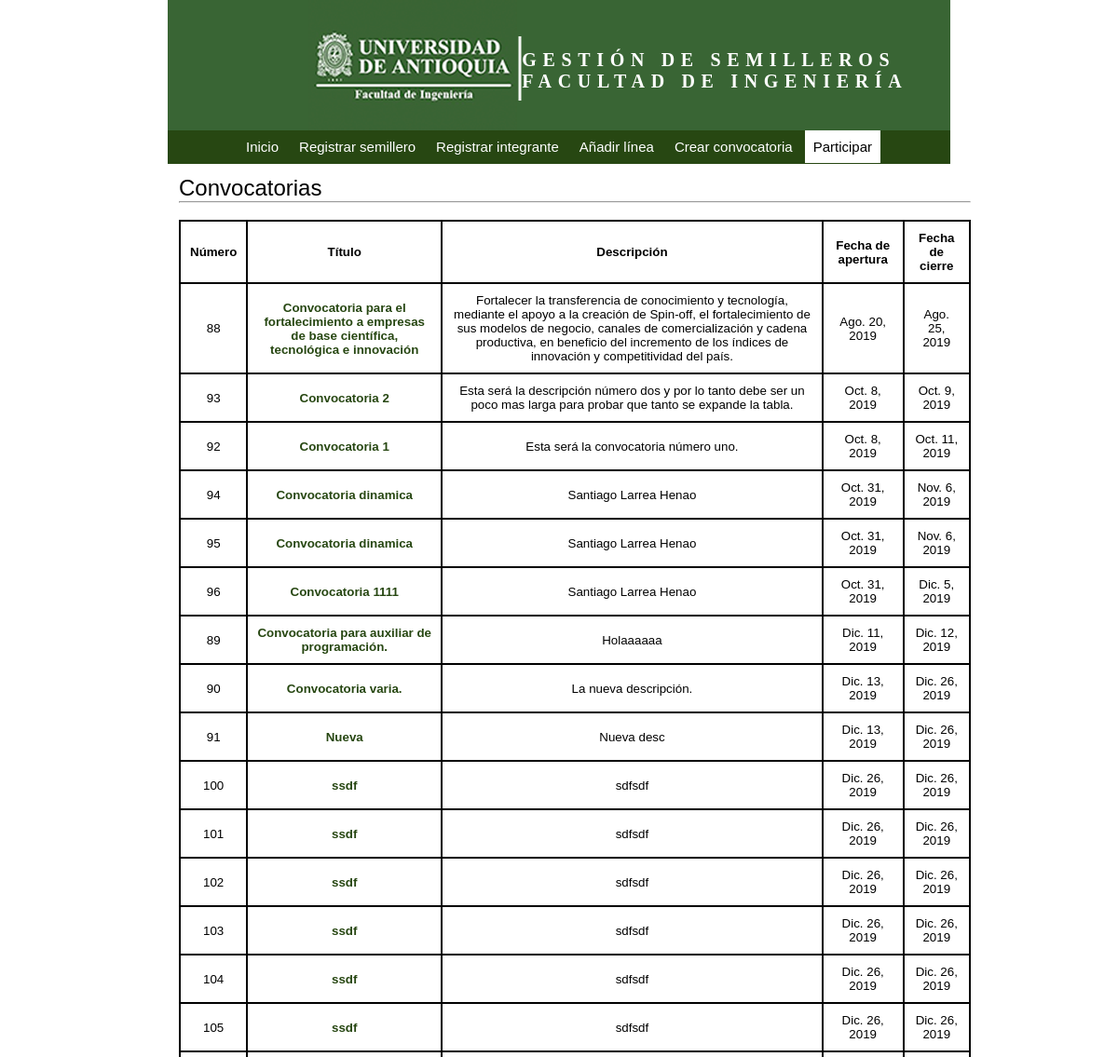
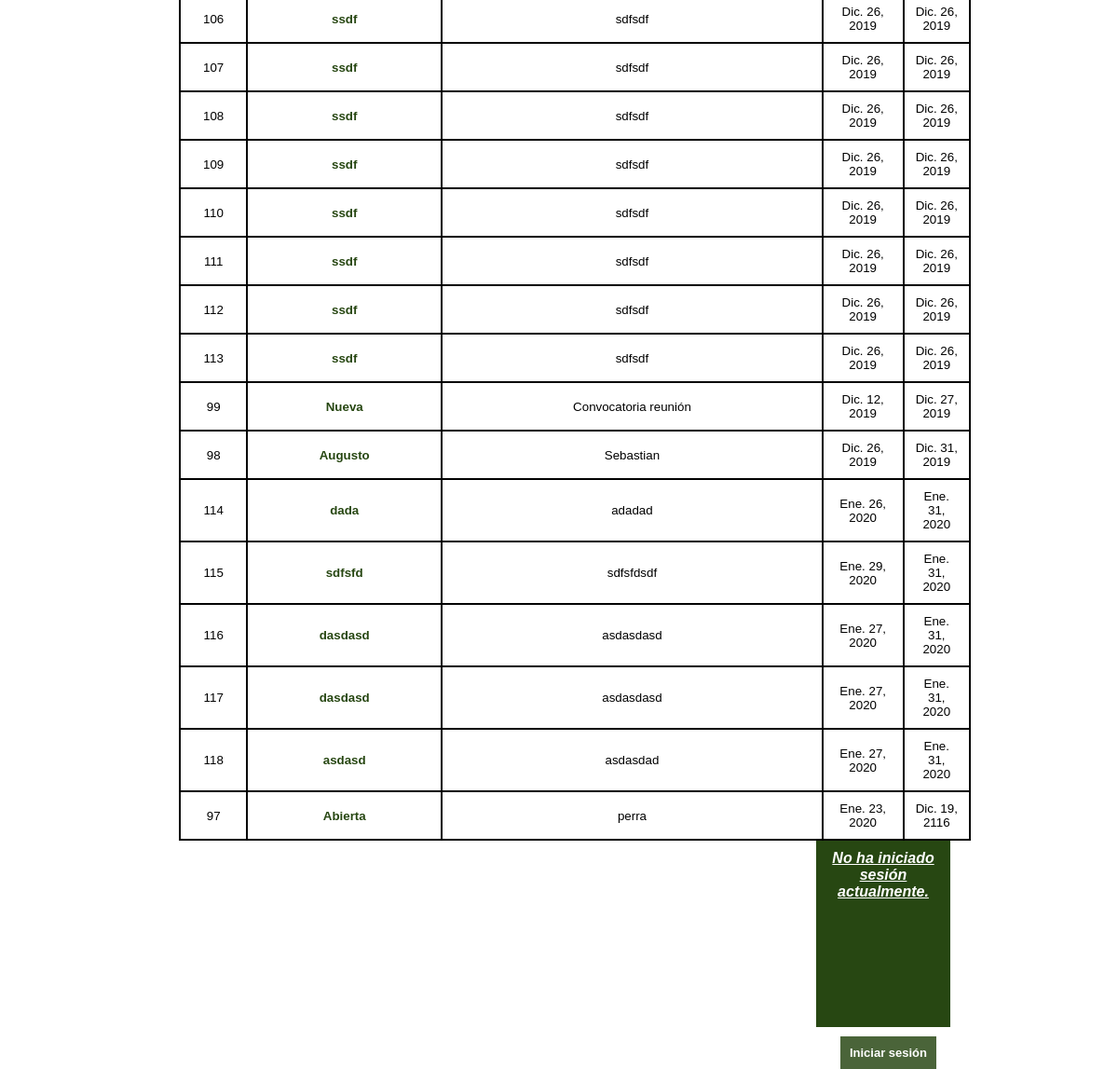
/participar/, run on the app's committed database (2 pictures, top to bottom).
### conv/models.py (models this page shows, shortened)
class Convocatoria(models.Model):
    id = models.AutoField(primary_key=True, verbose_name="Id")
    name = models.CharField(max_length=100, verbose_name="Nombre de la convocatoria", null=True)
    description = models.TextField(max_length=400, verbose_name="Descripción", null=True)
    opened = models.DateField(verbose_name="Fecha de apertura", null=True)
    closed = models.DateField(verbose_name="Fecha de cierre", null=True)
    created = models.DateTimeField(auto_now_add=True, verbose_name="Fecha de creación", null=True)
    updated = models.DateTimeField(auto_now=True, verbose_name="Fecha de edición", null=True)
    class Meta():
        verbose_name = "Convocatoria"
        verbose_name_plural = "Convocatorias"
        ordering = ["closed"]

### conv/views.py (the view)
# urls.py: path('participar/', views.participate, name="participate"),
def participate(request):
    today = datetime.datetime.now()
    convocatorias = Convocatoria.objects.all()
    return render(request, "conv/participate.html",{'convocatorias':convocatorias,'today':today})

### conv/templates/conv/participate.html (shortened to what this page needs)
{% extends 'core/base.html' %}
{% block cuerpo %}
    <h1>Convocatorias</h1>
    <hr>
    <br>
    <table style="overflow-x:auto;">
        <tr>
            <th>Número</th>
            <th>Título</th>
            <th>Descripción</th>
            <th>Fecha de apertura</th>
            <th>Fecha de cierre</th>
        </tr>
    {% for convocatoria in convocatorias %}
        <tr>
            <td>{{convocatoria.id}}</td>
            <td><a href="{% url 'details' id_item=convocatoria.id %}">{{convocatoria.name}}</a></td>
            <td>{{convocatoria.description}}</td>
            <td>{{convocatoria.opened}}</td>
            <td>{{convocatoria.closed}}</td>
        </tr>
    {% endfor %}
    </table>
    {% load static %}
    <link rel="stylesheet" href="{% static 'conv/css/participate_styles.css' %}">
{% endblock %}

### conv/static/conv/css/participate_styles.css (style rules this page uses)
h1 { font-family: Verdana, Geneva, Tahoma, sans-serif; font-weight: 500; }
table { border-collapse: collapse; max-width: 850px; }
table, tr, th, td { text-align: center; border: 2px solid black; font-family: Verdana, Geneva, Tahoma, sans-serif; font-size: 10pt; padding: 10px; }
table a { text-decoration: none; font-weight: bold; color: #274712; }

### core/static/core/css/styles.css (style rules this page uses)
* { margin: 0; }
h1 { font-family: Verdana, Geneva, Tahoma, sans-serif; font-weight: 500; }

### data on the page
Convocatoria: id "88", name "Convocatoria para el fortalecimiento a empresas de base científica, tecnológica e innovación", description "Fortalecer la transferencia de conocimiento y tecnología, mediante el apoyo a la creación de Spin-off, el fortalecimiento de sus modelos de negocio, canales de comercialización y cadena productiva, en beneficio del incremento de los índices de innovación y competitividad del país.", opened "Ago. 20, 2019", closed "Ago. 25, 2019"
Convocatoria: id "93", name "Convocatoria 2", description "Esta será la descripción número dos y por lo tanto debe ser un poco mas larga para probar que tanto se expande la tabla.", opened "Oct. 8, 2019", closed "Oct. 9, 2019"
Convocatoria: id "92", name "Convocatoria 1", description "Esta será la convocatoria número uno.", opened "Oct. 8, 2019", closed "Oct. 11, 2019"
Convocatoria: id "94", name "Convocatoria dinamica", description "Santiago Larrea Henao", opened "Oct. 31, 2019", closed "Nov. 6, 2019"
Convocatoria: id "95", name "Convocatoria dinamica", description "Santiago Larrea Henao", opened "Oct. 31, 2019", closed "Nov. 6, 2019"
Convocatoria: id "96", name "Convocatoria 1111", description "Santiago Larrea Henao", opened "Oct. 31, 2019", closed "Dic. 5, 2019"
Convocatoria: id "89", name "Convocatoria para auxiliar de programación.", description "Holaaaaaa", opened "Dic. 11, 2019", closed "Dic. 12, 2019"
Convocatoria: id "90", name "Convocatoria varia.", description "La nueva descripción.", opened "Dic. 13, 2019", closed "Dic. 26, 2019"
Convocatoria: id "91", name "Nueva", description "Nueva desc", opened "Dic. 13, 2019", closed "Dic. 26, 2019"
Convocatoria: id "100", name "ssdf", description "sdfsdf", opened "Dic. 26, 2019", closed "Dic. 26, 2019"
Convocatoria: id "101", name "ssdf", description "sdfsdf", opened "Dic. 26, 2019", closed "Dic. 26, 2019"
Convocatoria: id "102", name "ssdf", description "sdfsdf", opened "Dic. 26, 2019", closed "Dic. 26, 2019"
Convocatoria: id "103", name "ssdf", description "sdfsdf", opened "Dic. 26, 2019", closed "Dic. 26, 2019"
Convocatoria: id "104", name "ssdf", description "sdfsdf", opened "Dic. 26, 2019", closed "Dic. 26, 2019"
Convocatoria: id "105", name "ssdf", description "sdfsdf", opened "Dic. 26, 2019", closed "Dic. 26, 2019"
Convocatoria: id "106", name "ssdf", description "sdfsdf", opened "Dic. 26, 2019", closed "Dic. 26, 2019"
Convocatoria: id "107", name "ssdf", description "sdfsdf", opened "Dic. 26, 2019", closed "Dic. 26, 2019"
Convocatoria: id "108", name "ssdf", description "sdfsdf", opened "Dic. 26, 2019", closed "Dic. 26, 2019"
Convocatoria: id "109", name "ssdf", description "sdfsdf", opened "Dic. 26, 2019", closed "Dic. 26, 2019"
Convocatoria: id "110", name "ssdf", description "sdfsdf", opened "Dic. 26, 2019", closed "Dic. 26, 2019"
Convocatoria: id "111", name "ssdf", description "sdfsdf", opened "Dic. 26, 2019", closed "Dic. 26, 2019"
Convocatoria: id "112", name "ssdf", description "sdfsdf", opened "Dic. 26, 2019", closed "Dic. 26, 2019"
Convocatoria: id "113", name "ssdf", description "sdfsdf", opened "Dic. 26, 2019", closed "Dic. 26, 2019"
Convocatoria: id "99", name "Nueva", description "Convocatoria reunión", opened "Dic. 12, 2019", closed "Dic. 27, 2019"
Convocatoria: id "98", name "Augusto", description "Sebastian", opened "Dic. 26, 2019", closed "Dic. 31, 2019"
Convocatoria: id "114", name "dada", description "adadad", opened "Ene. 26, 2020", closed "Ene. 31, 2020"
Convocatoria: id "115", name "sdfsfd", description "sdfsfdsdf", opened "Ene. 29, 2020", closed "Ene. 31, 2020"
Convocatoria: id "116", name "dasdasd", description "asdasdasd", opened "Ene. 27, 2020", closed "Ene. 31, 2020"
Convocatoria: id "117", name "dasdasd", description "asdasdasd", opened "Ene. 27, 2020", closed "Ene. 31, 2020"
Convocatoria: id "118", name "asdasd", description "asdasdad", opened "Ene. 27, 2020", closed "Ene. 31, 2020"
Convocatoria: id "97", name "Abierta", description "perra", opened "Ene. 23, 2020", closed "Dic. 19, 2116"
